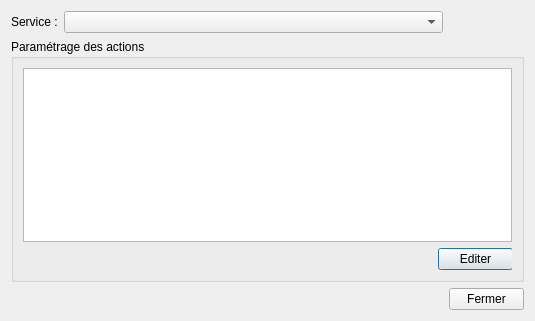
<?xml version="1.0" encoding="UTF-8"?>
<ui version="4.0">
 <class>BDConfigComptaService</class>
 <widget class="QDialog" name="BDConfigComptaService">
  <property name="geometry">
   <rect>
    <x>0</x>
    <y>0</y>
    <width>535</width>
    <height>321</height>
   </rect>
  </property>
  <property name="windowTitle">
   <string>Dialog</string>
  </property>
  <layout class="QGridLayout" name="gridLayout_2">
   <item row="0" column="0">
    <layout class="QFormLayout" name="formLayout">
     <item row="0" column="0">
      <widget class="QLabel" name="label">
       <property name="text">
        <string>Service :</string>
       </property>
      </widget>
     </item>
     <item row="0" column="1">
      <widget class="QComboBox" name="comboBoxServices"/>
     </item>
    </layout>
   </item>
   <item row="1" column="0" colspan="2">
    <widget class="QGroupBox" name="groupBox">
     <property name="title">
      <string>Paramétrage des actions</string>
     </property>
     <layout class="QGridLayout" name="gridLayout">
      <item row="0" column="0">
       <widget class="QTableView" name="tableView">
        <property name="selectionMode">
         <enum>QAbstractItemView::SingleSelection</enum>
        </property>
        <property name="selectionBehavior">
         <enum>QAbstractItemView::SelectRows</enum>
        </property>
        <attribute name="horizontalHeaderDefaultSectionSize">
         <number>200</number>
        </attribute>
        <attribute name="horizontalHeaderDefaultSectionSize">
         <number>200</number>
        </attribute>
       </widget>
      </item>
      <item row="1" column="0">
       <widget class="QSplitter" name="splitter">
        <property name="layoutDirection">
         <enum>Qt::RightToLeft</enum>
        </property>
        <property name="orientation">
         <enum>Qt::Horizontal</enum>
        </property>
        <widget class="QPushButton" name="btn_editer">
         <property name="maximumSize">
          <size>
           <width>75</width>
           <height>23</height>
          </size>
         </property>
         <property name="text">
          <string>Editer</string>
         </property>
        </widget>
       </widget>
      </item>
     </layout>
    </widget>
   </item>
   <item row="2" column="1">
    <widget class="QPushButton" name="btn_fermer">
     <property name="maximumSize">
      <size>
       <width>75</width>
       <height>23</height>
      </size>
     </property>
     <property name="layoutDirection">
      <enum>Qt::RightToLeft</enum>
     </property>
     <property name="text">
      <string>Fermer</string>
     </property>
    </widget>
   </item>
  </layout>
 </widget>
 <resources/>
 <connections/>
</ui>
